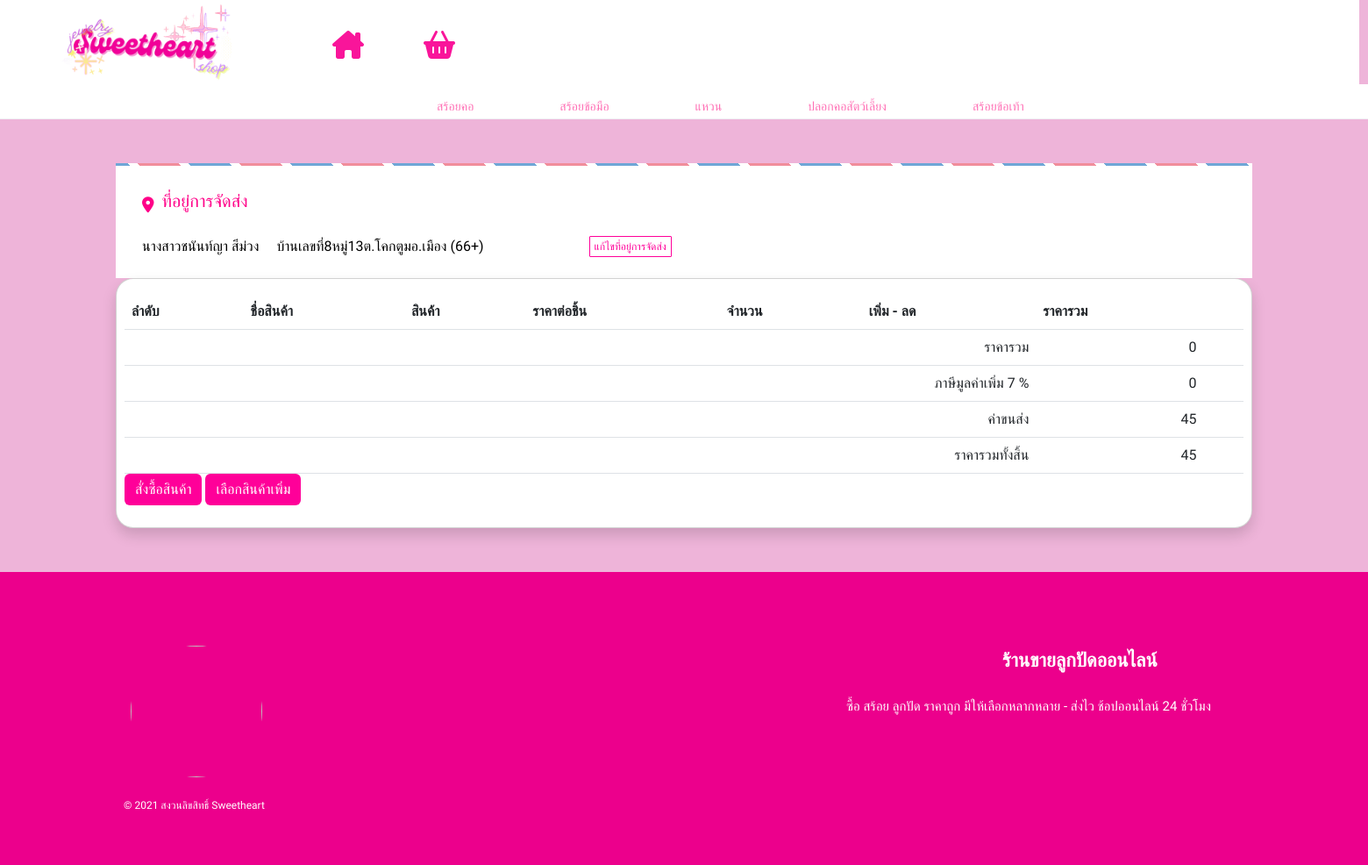
The app's page /cart.php with its own data.
### tables this page shows
CREATE TABLE `product_type` (
  `type_id` int(20) NOT NULL COMMENT 'รหัสประเภทสินค้า',
  `type_name` varchar(255) NOT NULL COMMENT 'ชื่อประเภทสินค้า'
);

CREATE TABLE `member_tbl` (
  `type` varchar(50) NOT NULL DEFAULT '0' COMMENT '1=admin 0=user',
  `namem` varchar(70) NOT NULL,
  `lnamem` varchar(70) NOT NULL,
  `user` varchar(150) NOT NULL,
  `password` varchar(20) NOT NULL,
  `idc` varchar(13) NOT NULL,
  `phone` varchar(10) NOT NULL COMMENT 'เบอร์โทร',
  `gmail` varchar(150) NOT NULL COMMENT 'อีเมล',
  `address` varchar(255) NOT NULL COMMENT 'ที่อยู่'
);

### cart.php (the view, shortened to what this page needs)
<?php
include('connect.php');
?>
<!DOCTYPE html>
<html lang="en">
<head>
    <link href="https://cdn.jsdelivr.net/npm/bootstrap@5.2.3/dist/css/bootstrap.min.css" rel="stylesheet">
        <link rel="stylesheet" href="https://cdnjs.cloudflare.com/ajax/libs/font-awesome/6.4.0/css/all.min.css"/>
        <link rel="stylesheet" href="shop.css" />
</head>
<?php include('navber.php') ?>
<div class="container">
    <form id="form1" method="post" action="insert_cart.php" >
        <div style="background-color: #ffffff;" >
            <div class="vtrWey"></div>
            <div style="padding: 28px 30px 24px;">
                <div class="add">
                    <div class="address">
                        <div style="display: flex; margin-right: 9px;">
                            <i class="fa-solid fa-location-dot" style="color: #ff0088;"></i>
                        </div>
                        <h5>ที่อยู่การจัดส่ง</h5>
                    </div>
                </div>
                <?php
                include('connect.php');
                $idc = $_SESSION['idc'];
                $data = "SELECT * FROM member_tbl WHERE idc LIKE '$idc'";
                $re_data = mysqli_query($conn, $data);
                if ($re_data) {
                    $rw_data = mysqli_fetch_array($re_data);
                ?>
<div>
    <div class="textadd">
        <?php echo $rw_data['namem'];?>  <?php echo $rw_data['lnamem'];?>
        <div class="ta">
            <?php echo $rw_data['address'];?>   <a > (66+)<?php echo $rw_data['phone'];?></a>
        </div>
        <div class="edit">
            <a href="edit_add.php?idc=<?=$rw_data['idc'];?>" style="text-decoration:none; color: #FF0099; " >แก้ไขที่อยู่การจัดส่ง</a>
        </div>
    </div>
</div>
<?php
}
?>
            </div>
        </div>
    </form>
    <form id="form2" method="get" action="insert_cart.php">
        <div class="card shadow">
            <div class="table-responsive table mt-2" role="grid" aria-describedby="dataTable_info">
                <table id="dataTable" class="table my-0">
                    <thead>
                        <tr>
                            <th>ลำดับ</th>
                            <th>ชื่อสินค้า</th>
                            <th>สินค้า</th>
                            <th>ราคาต่อชิ้น</th>
                            <th>จำนวน</th>
                            <th>เพิ่ม - ลด</th>
                            <th>ราคารวม</th>
                            <th></th>
                        </tr>
                    </thead>
                    <tbody>
                        <?php
                        $sum = 0;
                                    ?>
                        <tr>
                            <td></td>
                            <td colspan="5" align="right">ราคารวม</td>
                            <td align="right"><?php echo  number_format(@$sum);  ?></td>
                        </tr>
                        <tr>
                            <td></td>
                            <td colspan="5" align="right">ภาษีมูลค่าเพิ่ม 7 %</td>
                            <td align="right"><?php echo  number_format(@$sum * 0.07);  ?></td>
                        </tr>
                        <tr>
                            <td></td>
                            <td colspan="5" align="right">ค่าขนส่ง</td>
                            <td align="right">45</td>
                        </tr>
                        <tr>
                            <td></td>
                            <td colspan="5" align="right">ราคารวมทั้งสิ้น</td>
                            <td align="right"  >
                                <?php
                                $nettotal = $sum + ($sum * 0.07) + 45 ;
                                        echo  number_format($nettotal);
                                ?>
                            </td>
                        </tr>
                    </tbody>
                </table>
                <a class="btn btn-primary" href="insert_cart.php?idc=<?=$rw_data['idc']?>" role="button">สั่งซื้อสินค้า</a>
                <a class="btn btn-primary" href="home_login.php" role="button">เลือกสินค้าเพิ่ม</a>
            </div>
        </div>
    </form>
</div>
</body>
<?php include('footer.php') ?>
</html>

### navber.php (shortened to what this page needs)
<!DOCTYPE html>
<html lang="en">
<head>
</head>
<nav style="height: 96px; width:1550px; " >
    <div style="width: 1550px; height: 96px;  position: absolute; background: white">
        <div style="width: 150px; height: 150px; left: 0px; top: 8px; position: absolute">
            <img src="us_image/8removebg.png"  style="width: 200px; height: 100px; left: 64.65px; top: -9px; position: absolute;">
        </div>
        <div style="left: 379px; top: 39px; position: absolute; justify-content: flex-start; align-items: center; gap: 68px; display: inline-flex">
            <div style="color: #2D2E2E; font-size: 16px; font-family: Inter; font-weight: 400; word-wrap: break-word">
            <a href="home_login.php" ><i class="fa-solid fa-house-chimney fa-2xl" style="color: #f9159a;"></i></a>
        </div>
            <div style="color: #2D2E2E; font-size: 16px; font-family: Inter; font-weight: 400; word-wrap: break-word">
             <a href="cart.php"><i class="fa-solid fa-basket-shopping fa-2xl" style="color: #f9159a;"></i></a>
        </div>
        </div>
        <div class="dffUbaPc"  >
</div>
</div>
</nav>
<body>
<div class="xzxz">
    <div class="necklace">
        <div class="fUbaPc">
            <?php
            include("connect.php");
            $sql1 = "SELECT * FROM product_type ORDER BY type_id";
            $result1 = $conn->query($sql1);
            while ($row = $result1->fetch_assoc()) {
                $type_id = $row['type_id'];
                $type_name = $row['type_name'];
            ?>
            <div class="vf">
                <a href="show_type.php?type_id=<?= $type_id ?>" style="text-decoration: none; color: #ff70b5;">
                    <?= $type_name ?>
                </a>
            </div>
            <?php
            }
            ?>
        </div>
    </div>
</div>
</body>
</html>

### shop.css (style rules this page uses)
body { font-family: 'Mali', cursive ; color:#000; background-size: auto; }
.card { --bg: #ffff; --contrast: #e2e0e0; --grey: #93a1a1; position: relative; padding: 9px; background-color: var(--bg); border-radius: 20px; box-shadow: rgba(50, 50, 93, 0.25) 0px 50px 100px -20px, rgba(0, 0, 0, 0.3) 0px 30px 60px -30px, rgba(10, 37, 64, 0.35) 0px -2px 6px 0px inset; }

### cart.php (style rules this page uses)
body { margin: 0 ; padding: 0 ; box-sizing: border-box ; font-family: 'Mali', cursive ; background-color: #eeb4d9; }
.fUbaPc { display: flex; position: absolute; left: 400px; right: 70px; }
.necklace { padding-left: 0; font-size: 14px; max-width: 30%; text-align: center; padding: 10px 15px; }
.btn-primary { background-color: #FF0099; border: 0; }
.dffUbaPc { display: flex; position: absolute; left: 400px; right: 70px; justify-content: flex-end; }
.vtrWey { height: 3px; width: 100%; background-position-x: -30px; background-size: 116px 3px; background-image: repeating-linear-gradient(45deg,#6fa6d6,#6fa6d6 33px,transparent 0,transparent 41px,#f18d9b 0,#f18d9b 74px,transparent 0,transparent 82px); }
.add { display: flex; align-items: center; justify-content: space-between; }
.address { display: flex; align-items: center; font-size: 1.125rem; color: #ff0088; margin-bottom: 20px; text-transform: capitalize; flex: 1 1 auto; }
.xzxz { display: flex; flex-direction: row; position: absolute; min-height: 40px; border-bottom: 1px solid rgb(239, 239, 244); left: 0px; right: 0px; bottom: 0px; background-color: rgb(255, 255, 255); margin: 0px auto; width: 100%; position: relative; }
.textadd { display: flex; align-items: center; font-size: 1rem; word-break: break-word; }
.ta { margin-left: 20px; word-break: break-word; }
.edit { padding: 2px 5px; margin-left: 10em; color: #FF0099; border-radius: 1px; border: 0.5px solid; font-size: 12px; text-transform: capitalize; flex-shrink: 0; }

### navber.php (style rules this page uses)
.xzxz { display: flex; flex-direction: row; position: absolute; min-height: 40px; border-bottom: 1px solid rgb(239, 239, 244); margin-bottom: 50px; background-color: rgb(255, 255, 255); width: 100%; position: relative; }
.dffUbaPc { display: flex; position: absolute; right: 70px; justify-content: flex-end; }
.btn-primary { background-color: #FF0099; border: 0; }
.fUbaPc { display: flex; position: absolute; left: 400px; right: 70px; }
.necklace { padding-left: 0; font-size: 14px; max-width: 30%; text-align: center; padding: 10px 15px; }
.vf { text-decoration: none; color: rgba(0,0,0,.87); position: relative; overflow: visible; outline: 0; white-space: nowrap; display: block; color: rgba(0,0,0,.54); margin-left: 98px; color: hsla(0,0%,100%,.9); height: 0.875rem; line-height: 1.875rem; margin-top: 0rem; }
nav { font-family: 'Mali', cursive ; }

### records on screen
product_type: type_name "สร้อยคอ"
product_type: type_name "สร้อยข้อมือ"
product_type: type_name "แหวน"
product_type: type_name "ปลอกคอสัตว์เลี้ยง"
product_type: type_name "สร้อยข้อเท้า"
member_tbl: namem "นางสาวชนันท์ญา", lnamem "สีม่วง", address "บ้านเลขที่8หมู่13ต.โคกตูมอ.เมือง"

### other values on screen
$nettotal "45"
